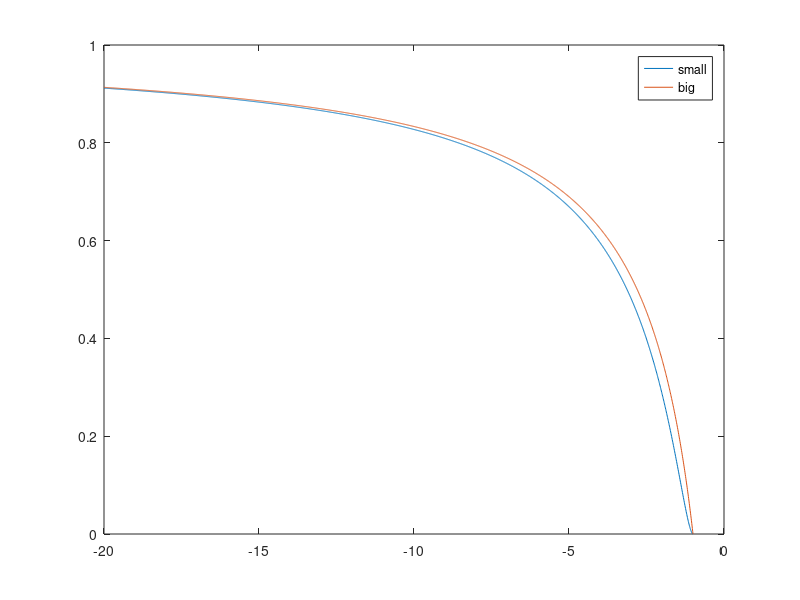
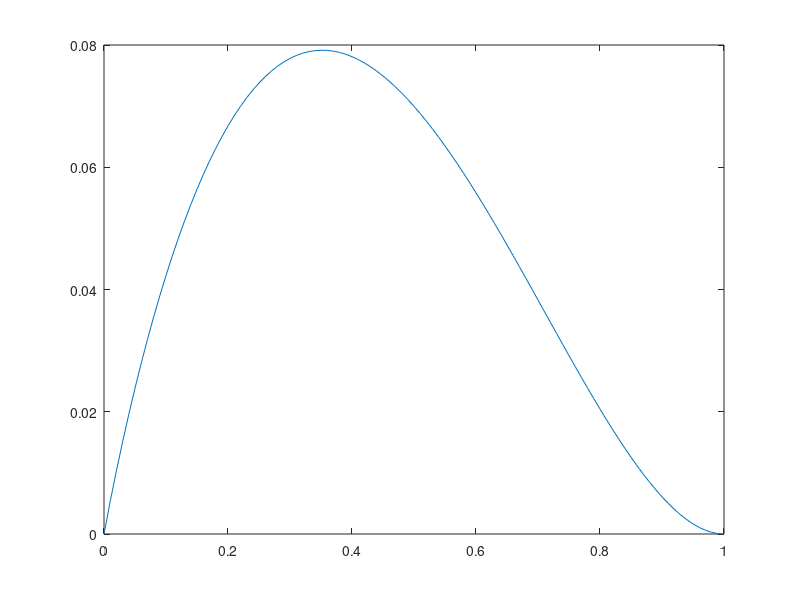
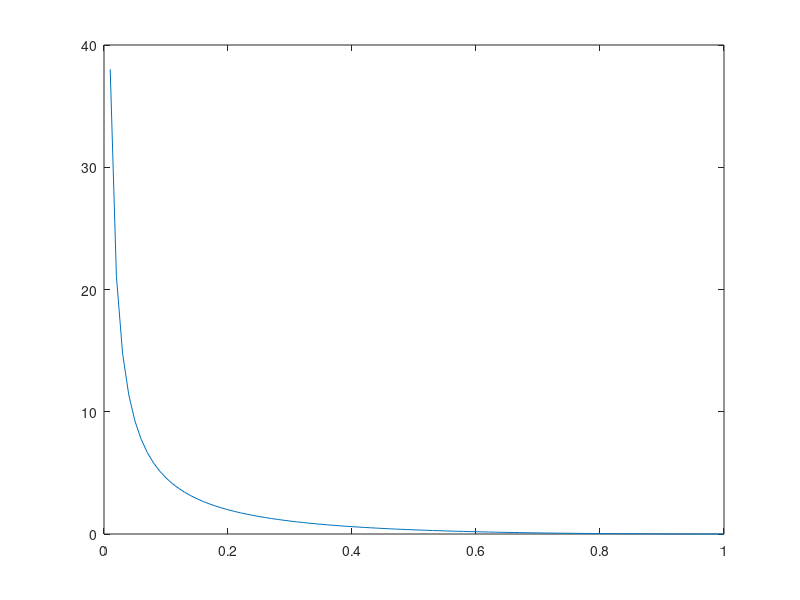
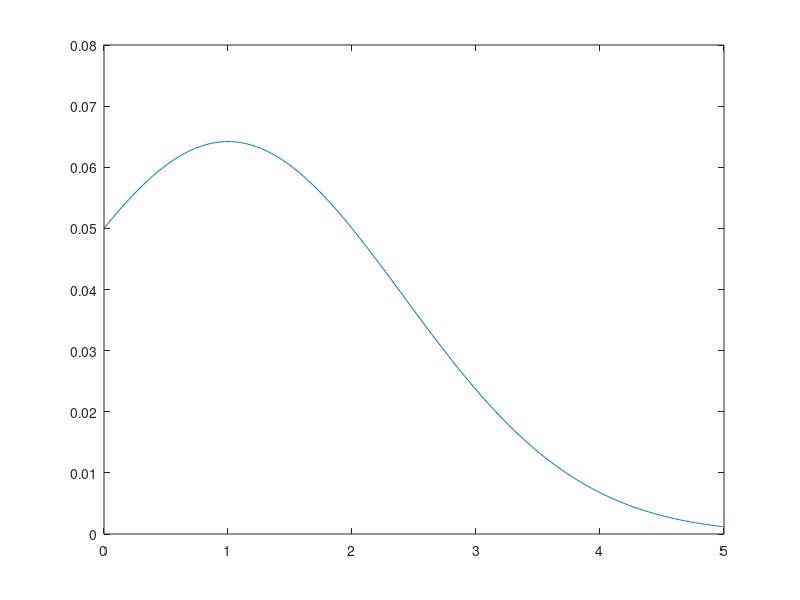

The MATLAB script that drew these images, in order:
gamma=-20:0.01:-1;
xi=0.8;
f=((1+gamma)./gamma).^(xi+1);
g=1-(xi+1)./(xi-gamma);

figure(1)
plot(gamma,[f;g])
legend('small','big')


y=0:0.01:1;
f_bigPenis=1-y.^(xi+1);
f_small=(1-y)*(xi+1)./(xi*(1-y)+1);
figure(2)
plot(y,f_bigPenis-f_small) % must be positive

g_big=y.^(-xi);
g_small=xi*(1-y)+1;
figure(3)
plot(y,g_big-g_small)


A=2;
C=0:0.01:5;
alpha=1;
beta=2;
kappa=0.05;
l=kappa*exp((C/A).^(alpha)-(C/A).^(beta));
figure(4)
plot(C,l)
